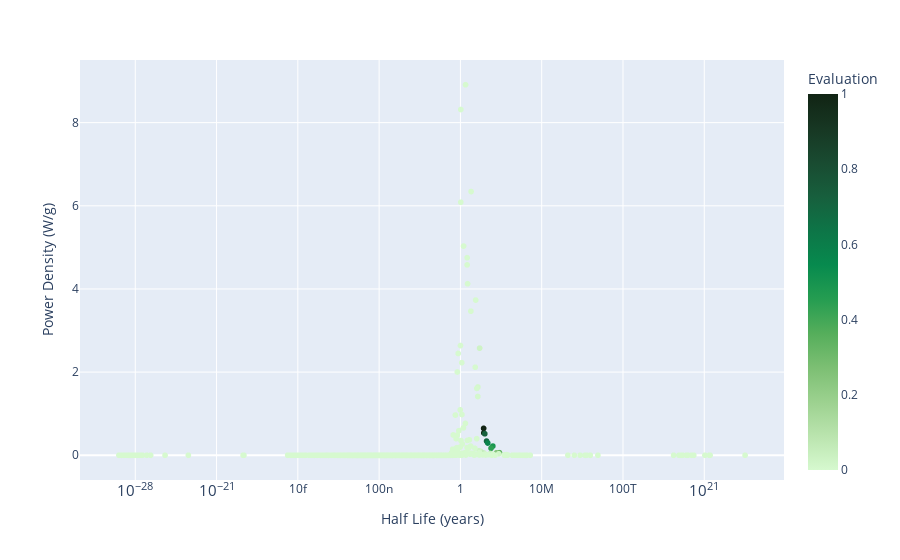

Source (notebook cell):
### Code cell
px.scatter(rho_p_1_100 , x = 'Half Life (years)', 
            y = 'Power Density (W/g)', log_x = True,
            hover_name = 'Parent Isotope',
            color = 'Evaluation', color_continuous_scale = 'algae')

### Figure 1 — Plotly figure (JSON) as saved in the notebook; plotly's stock layout.template omitted (floating-point values rounded to 4 significant figures; data arrays with more than 128 entries replaced by an {"elided": "..."} marker saying what was removed)
{"data": [{"hovertemplate": "<b>%{hovertext}</b><br><br>Half Life (years)=%{x}<br>Power Density (W/g)=%{y}<br>Evaluation=%{marker.color}<extra></extra>", "hovertext": {"elided": "3192 str values"}, "legendgroup": "", "marker": {"color": {"elided": "3192 float values"}, "coloraxis": "coloraxis", "symbol": "circle"}, "mode": "markers", "name": "", "showlegend": false, "type": "scattergl", "x": {"elided": "3192 float values"}, "xaxis": "x", "y": {"elided": "3192 float values"}, "yaxis": "y"}], "layout": {"coloraxis": {"colorbar": {"title": {"text": "Evaluation"}}, "colorscale": [[0, "rgb(214, 249, 207)"], [0.09091, "rgb(186, 228, 174)"], [0.1818, "rgb(156, 209, 143)"], [0.2727, "rgb(124, 191, 115)"], [0.3636, "rgb(85, 174, 91)"], [0.4545, "rgb(37, 157, 81)"], [0.5455, "rgb(7, 138, 78)"], [0.6364, "rgb(13, 117, 71)"], [0.7273, "rgb(23, 95, 61)"], [0.8182, "rgb(25, 75, 49)"], [0.9091, "rgb(23, 55, 35)"], [1, "rgb(17, 36, 20)"]]}, "legend": {"tracegroupgap": 0}, "margin": {"t": 60}, "xaxis": {"anchor": "y", "domain": [0, 1], "title": {"text": "Half Life (years)"}, "type": "log"}, "yaxis": {"anchor": "x", "domain": [0, 1], "title": {"text": "Power Density (W/g)"}}}}
